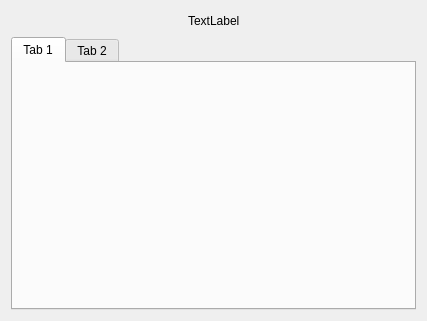
<?xml version="1.0" encoding="UTF-8"?>
<ui version="4.0">
 <class>SlothAboutDialog</class>
 <widget class="QDialog" name="SlothAboutDialog">
  <property name="geometry">
   <rect>
    <x>0</x>
    <y>0</y>
    <width>427</width>
    <height>321</height>
   </rect>
  </property>
  <property name="windowTitle">
   <string>Dialog</string>
  </property>
  <layout class="QGridLayout" name="gridLayout">
   <item row="0" column="0">
    <layout class="QHBoxLayout" name="horizontalLayout">
     <item>
      <spacer name="horizontalSpacer">
       <property name="orientation">
        <enum>Qt::Horizontal</enum>
       </property>
       <property name="sizeHint" stdset="0">
        <size>
         <width>40</width>
         <height>20</height>
        </size>
       </property>
      </spacer>
     </item>
     <item>
      <widget class="QLabel" name="label">
       <property name="text">
        <string>TextLabel</string>
       </property>
      </widget>
     </item>
     <item>
      <spacer name="horizontalSpacer_2">
       <property name="orientation">
        <enum>Qt::Horizontal</enum>
       </property>
       <property name="sizeHint" stdset="0">
        <size>
         <width>40</width>
         <height>20</height>
        </size>
       </property>
      </spacer>
     </item>
    </layout>
   </item>
   <item row="1" column="0">
    <widget class="QTabWidget" name="tabWidget">
     <property name="currentIndex">
      <number>0</number>
     </property>
     <widget class="QWidget" name="tab">
      <attribute name="title">
       <string>Tab 1</string>
      </attribute>
     </widget>
     <widget class="QWidget" name="tab_2">
      <attribute name="title">
       <string>Tab 2</string>
      </attribute>
     </widget>
    </widget>
   </item>
  </layout>
 </widget>
 <resources/>
 <connections/>
</ui>
